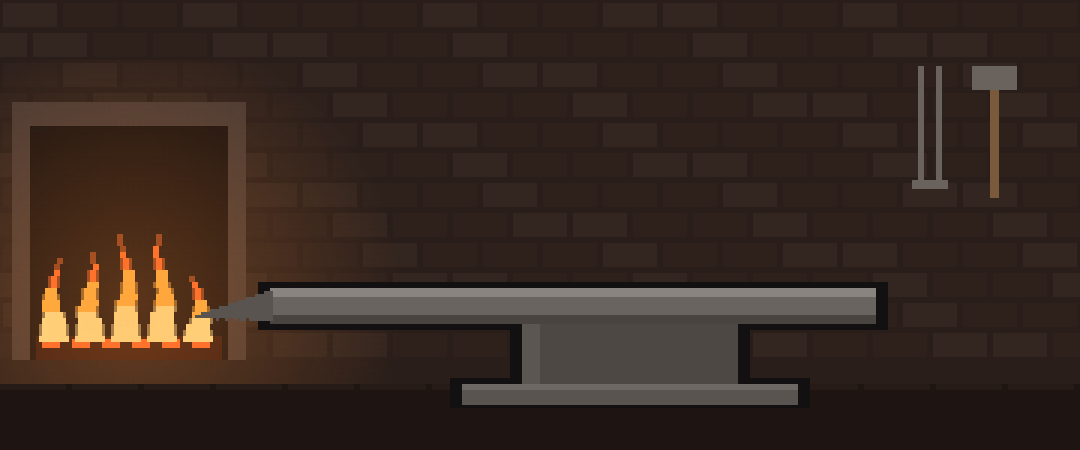
#> input picture art/src/forge_guide.png, 1080 x 450 px
$ python -i ui_finish.py   (imports and definitions only)
#> lines starting #> are read from the running program, lines starting #| are printed output that depends on the picture; after the words box and inside, x2 and y2 are one past the last pixel; in counts of white or black regions, pixels touching at a corner belong together
#> further down, picture is the input picture: PIL image 1080x450 RGBA; mean R, G, B, A 56.5, 41.4, 33.4, 255
"""Finishes the painted UI pieces (art/ui_paint.py tries) for the game: darker oak (asked 2026-11-05), gold and brass kept
bright, clean rounded masks for the slot and tile, written to public/art/ui/ui_<piece>.png.

    python art/ui_finish.py frame=3 parch=3 button=11 slot=3 tile=3
"""
import colorsys, sys
from pathlib import Path
from PIL import Image, ImageDraw, ImageFilter
ROOT = Path(__file__).resolve().parent.parent
OUT, GAME = ROOT / 'art' / 'out' / 'ui', ROOT / 'public' / 'art' / 'ui'

def darken(im, k=.66):
    im = im.convert('RGBA'); px = im.load(); W, H = im.size
    for y in range(H):
        for x in range(W):
            r, g, b, a = px[x, y]
            if not a: continue
            h, l, s = colorsys.rgb_to_hls(r / 255, g / 255, b / 255)
            gold = .08 < h < .17 and s > .45 and l > .45      # gold and brass stay bright
            if not gold: l *= k; s = min(1, s * 1.1)
            r2, g2, b2 = colorsys.hls_to_rgb(h, l, s); px[x, y] = (int(r2 * 255), int(g2 * 255), int(b2 * 255), a)
    return im

def despill(im):
    # anything still tinted magenta (the model shades its card: smears, rims) goes; wood is red-brown with little blue
    im = im.convert('RGBA'); px = im.load(); W, H = im.size
    for y in range(H):
        for x in range(W):
            r, g, b, a = px[x, y]
            if a and b - g > 14 and r - g > 14 and b > 50: m = min(b - g, r - g); px[x, y] = (r, g, b, max(0, a - int(m * 6)))
    return im

def rounded(im, inset=.035, rad=.1):
#> called with inset = 0.035, rad = 0.1
    W, H = im.size; c = im.crop((int(W * inset), int(H * inset), int(W * (1 - inset)), int(H * (1 - inset)))).convert('RGBA')
#> after `W, H = im.size`: W = 1080; H = 450
#> after `c = im.crop((int(W * inset), int(H * inset), int(W * (1 - inset)), int`:
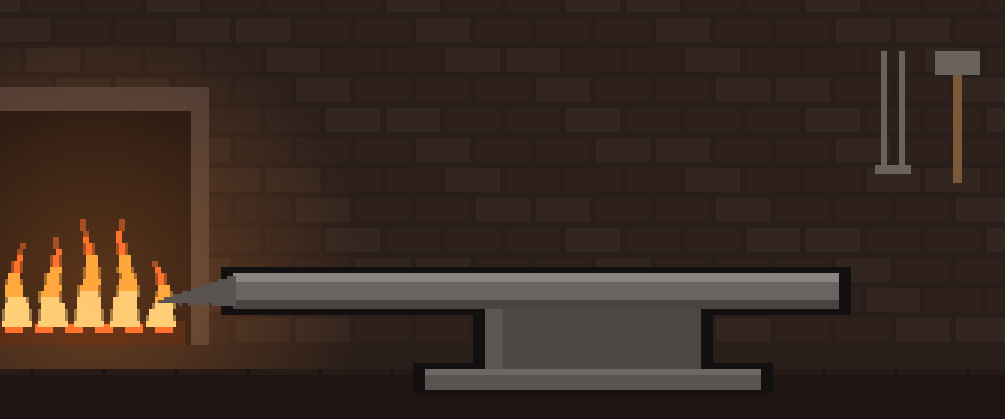
#> c: PIL image 1005x419 RGBA; mean R, G, B, A 58, 42.7, 34.5, 255
    m = Image.new('L', c.size, 0); ImageDraw.Draw(m).rounded_rectangle([0, 0, c.width - 1, c.height - 1], int(min(c.size) * rad), fill=255)
#> after `m = Image.new('L', c.size, 0)`: m: PIL image 1005x419 L; every value is 0
#> after `ImageDraw.Draw(m).rounded_rectangle([0, 0, c.width - 1, c.height - 1],`:
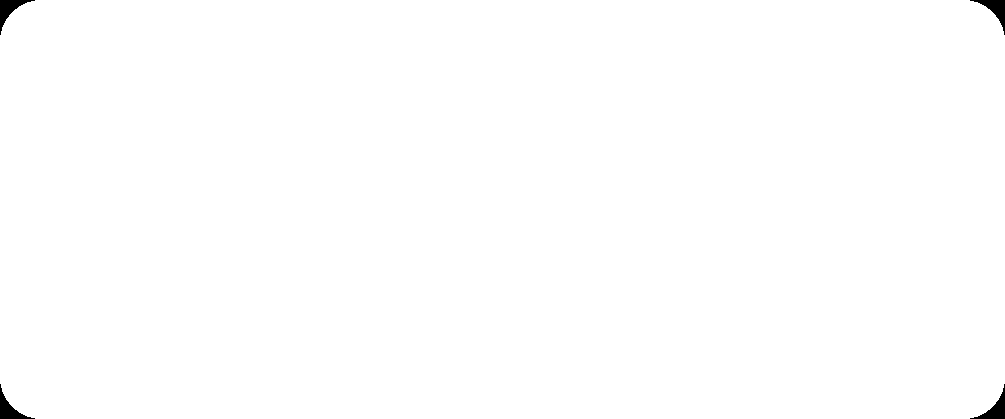
#> m: PIL image 1005x419 L; 99.6% white; 4 black regions, box (x1, y1, x2, y2) and area: (0, 0, 35, 35) 372, (970, 0, 1005, 35) 372, (0, 384, 35, 419) 372, (970, 384, 1005, 419) 372
    c.putalpha(m.filter(ImageFilter.GaussianBlur(1))); return c

# [19 lines not run here, left out]

>>> from PIL import Image
>>> picture = Image.open('src/forge_guide.png')
>>> result = rounded(picture)
